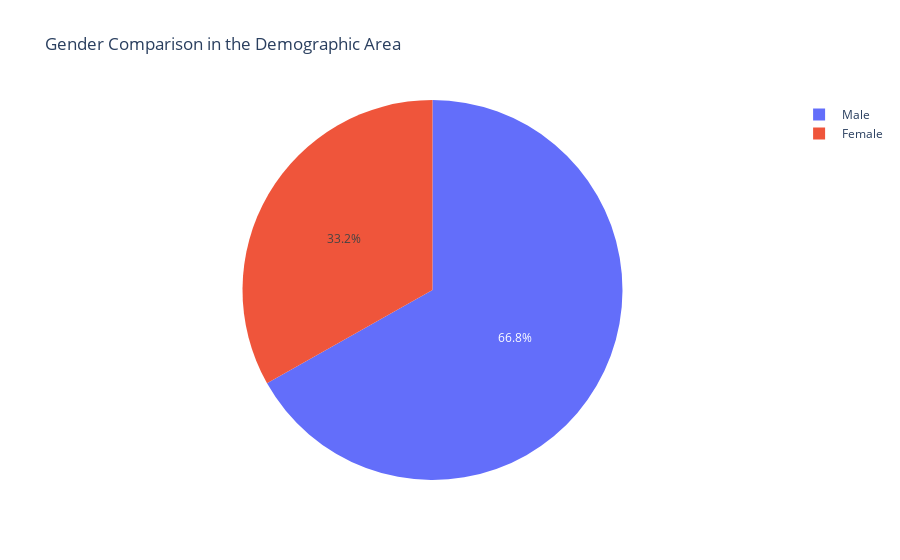

The notebook cell this image was saved under:
### Code cell
#Gender comparison
gender_count = data['Gender'].value_counts()
gender_count = pd.DataFrame({'Value': gender_count.index, 'Count': gender_count.values})
fig = px.pie(
    gender_count, 
    names='Value', 
    values='Count', 
    color = 'Value',
    title='Gender Comparison in the Demographic Area', 
    labels={'Value': 'Races', 'Count': 'Count'})
fig.show()

### Figure 1 — Plotly figure (JSON) as saved in the notebook; plotly's stock layout.template omitted (floating-point values rounded to 4 significant figures)
{"data": [{"customdata": [[" Male"], [" Female"]], "domain": {"x": [0, 1], "y": [0, 1]}, "hovertemplate": "Races=%{customdata[0]}<br>Count=%{value}<extra></extra>", "labels": [" Male", " Female"], "legendgroup": "", "marker": {"colors": ["#636efa", "#EF553B"]}, "name": "", "showlegend": true, "type": "pie", "values": [21370, 10608]}], "layout": {"legend": {"tracegroupgap": 0}, "title": {"text": "Gender Comparison in the Demographic Area"}}}
